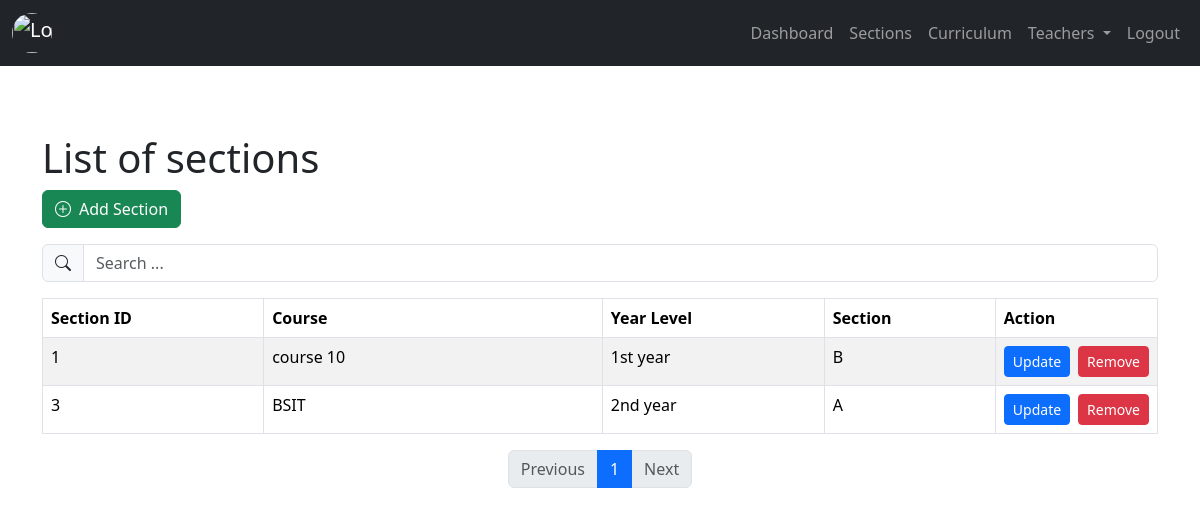
Page /admin/section.php on the earlier database version.
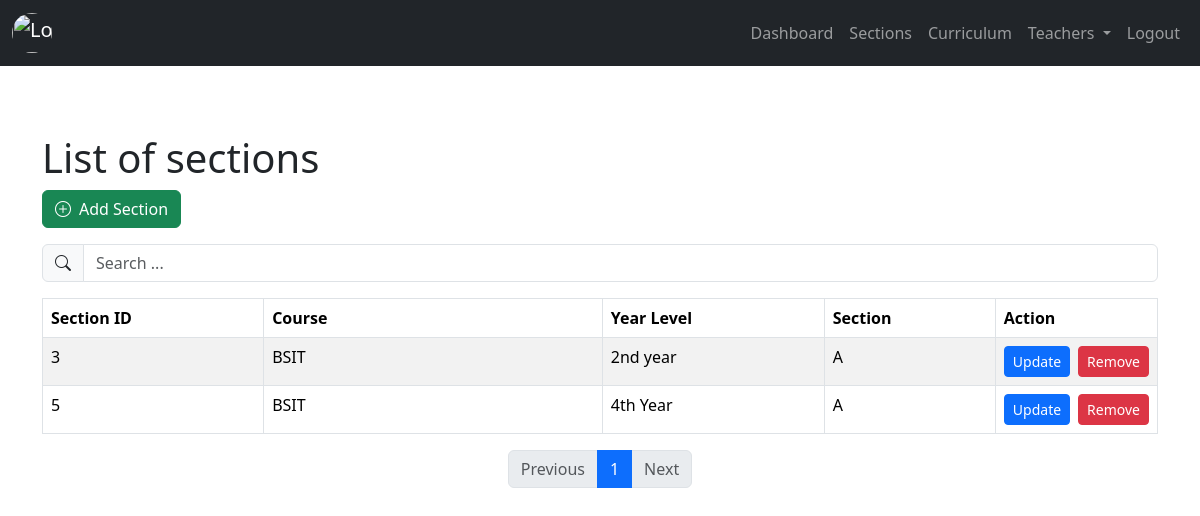
Same page on the later database version.
### tables this page shows
CREATE TABLE `tblsection` (
  `sectionId` int(11) NOT NULL,
  `course` varchar(60) NOT NULL,
  `year_level` varchar(60) NOT NULL,
  `section` varchar(60) NOT NULL,
  `section_status` int(11) NOT NULL DEFAULT 1 COMMENT '0=archive, 1=exist'
);

### admin/backend/db.php (called while the page is built, shortened)
<?php
class db_connect
{
    public $host = db_host;
    public $user = db_user;
    public $pass = db_pass;
    public $name = db_name;
    public function connect()
    {
        try {
            $this->conn = new mysqli($this->host, $this->user, $this->pass, $this->name);
        } catch (\Throwable $th) {
            header("Location:setup.php");
        }
    }
}

### admin/backend/class.php (called while the page is built, shortened)
<?php
include ('db.php');
class global_class extends db_connect
{
    public function fetch_all_Section()
    {
        $query = $this->conn->prepare("SELECT *
        FROM `tblsection`
        where section_status='1'
        ");
        if ($query->execute()) {
            $result = $query->get_result();
            return $result;
        }
    }
}

### admin/backend/end-points/fetchAllSection.php (the view)
<?php
                $fetch_all_Section = $db->fetch_all_Section();
                if (!empty($fetch_all_Section)) {
                    foreach ($fetch_all_Section as $section):
                ?>
                <tr>
                    <td class="p-2"><?= $section['sectionId']; ?></td>
                    <td class="p-2"><?= $section['course']; ?></td>
                    <td class="p-2"><?= $section['year_level']; ?></td>
                    <td class="p-2"><?= $section['section']; ?></td>
                    <td class="p-2">
                        <div class="d-flex gap-2">
                            <button class="btn btn-primary btn-sm updateProductToggler" data-bs-toggle="modal" data-bs-target="#updateSectionModal"
                                data-course="<?=$section['course']?>"
                                data-year_level="<?=$section['year_level']?>"
                                data-section="<?=$section['section']?>"
                                data-sectionid="<?=$section['sectionId']?>"
                                >Update</button>
                                <button class="btn btn-danger btn-sm removeSection" data-sectionid="<?=$section['sectionId']?>">Remove</button>
                        </div>
                    </td>
                </tr>
                <?php
                    endforeach;
                } else { ?>
                    <tr>
                        <td colspan="8" class="p-2 text-center">No Record found.</td>
                    </tr>
                <?php } ?>

Differences in the rows shown:
no longer on this page (row edited): tblsection: sectionId "1", course "course 10", year_level "1st year", section "B"
added tblsection: sectionId "5", course "BSIT", year_level "4th Year", section "A"
